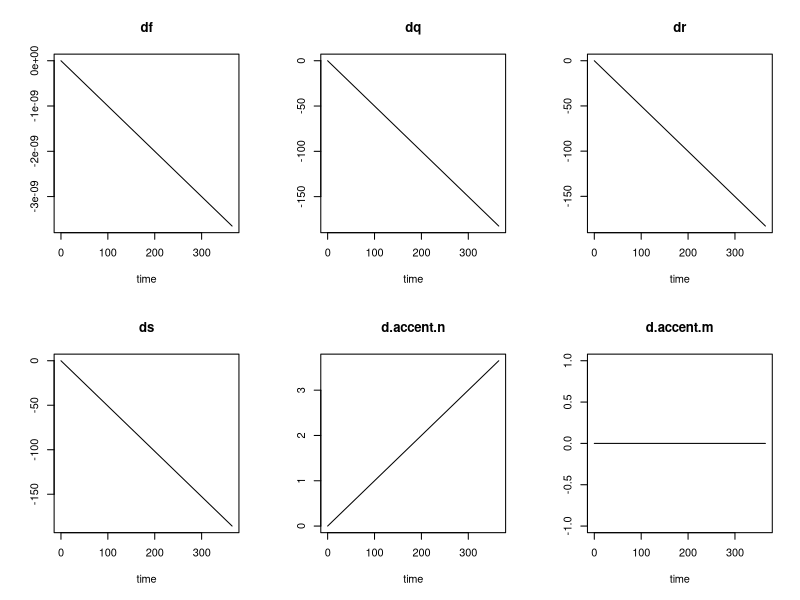

This chart was generated by the following R code:
## ---- chunk 1
knitr::opts_chunk$set(echo = TRUE)
## ---- chunk 2
library(deSolve)
## ---- chunk 3
# Parameters
parameters <- c(nf = 1, nq = 0.5, nr = 0.5, ns = 0.5, 
                lambda.n = 0.75, lambda.q = 7.5e-3, 
                lambda.r = 7.575e-3, lambda.s = 0.0375, 
                m = 1, L1 = 0.000365, t = 1, A = 1, dm = 5.102041e-12, 
                dn = 1e-9, p1 = 2e-7, p2 = 1e-6-1e-5, p3 = 1e-3, p4 = 1e-2,
                y = 0.00005, nabla = 0, alfa = 1.01, f = 1e-11, b = 0,
                n = 1, s = 1, r = 1, q = 1)

# Tijdssequentie
times <- 0:365

# Initiële waardes
initial.values <- c(df = 0, dq = 0, dr = 0, ds = 0, d.accent.n = 0, d.accent.m = 0)
## ---- chunk 4
verandering <- function (time, parameters, initial.values) {
  with(as.list(c(parameters, initial.values)),{
    df.dt <- - (nf * m * f) - (L1 * f)
    dq.dt <- (lambda.q * q * (1 - A)) - (nq * n * q) + (L1 * f) - (p2 * q)
    dr.dt <- (lambda.r * r * (1 - A)) - (nr * n * r) + (p2 * q) - (p3 * r)
    ds.dt <- (lambda.s * s * (1 - A)) - (ns * n * s) + (p3 * r) - (p4 * s)
    d.accent.n.dt <- (lambda.n * n * (1 - A)) + (dn * nabla**2 * n) - (y * nabla * (n * nabla * f)) + (p4 * s)
    d.accent.m.dt <- (dm * nabla**2 * m) + (alfa * n * (1 - m)) - (b * m)
    
    
    # Retourneren van de initiële waardes
    return(list(c(df.dt, dq.dt, dr.dt, ds.dt, d.accent.n.dt, d.accent.m.dt)))
  })
}
## ---- chunk 5
out <- ode(initial.values, times, verandering, parameters)
## ---- chunk 6
plot(out)
